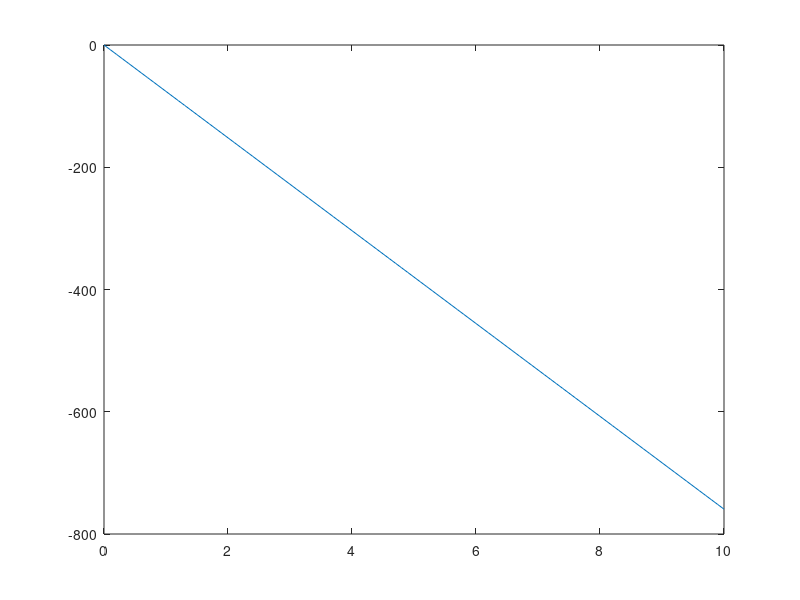

MATLAB code for this plot:
clc;
close all;
A=1;
B=7;
C=1;
D=0;
E=1;
F=0;
G=0;
H=9;
M=4;
g = 9.8;
v0 = 10*(B + (G/10));
v0 = 10*(B + (g/10));
theta = (5*B + H)/10;
t = 0:0.1:10;
x0 = 0; y0 = 0;
y = y0 - (0.5*G*t.^2)+ (v0*sin(theta))*t;
x = x0 + (v0*cos(theta))*t;
plot(t,x);
plot(t, y)